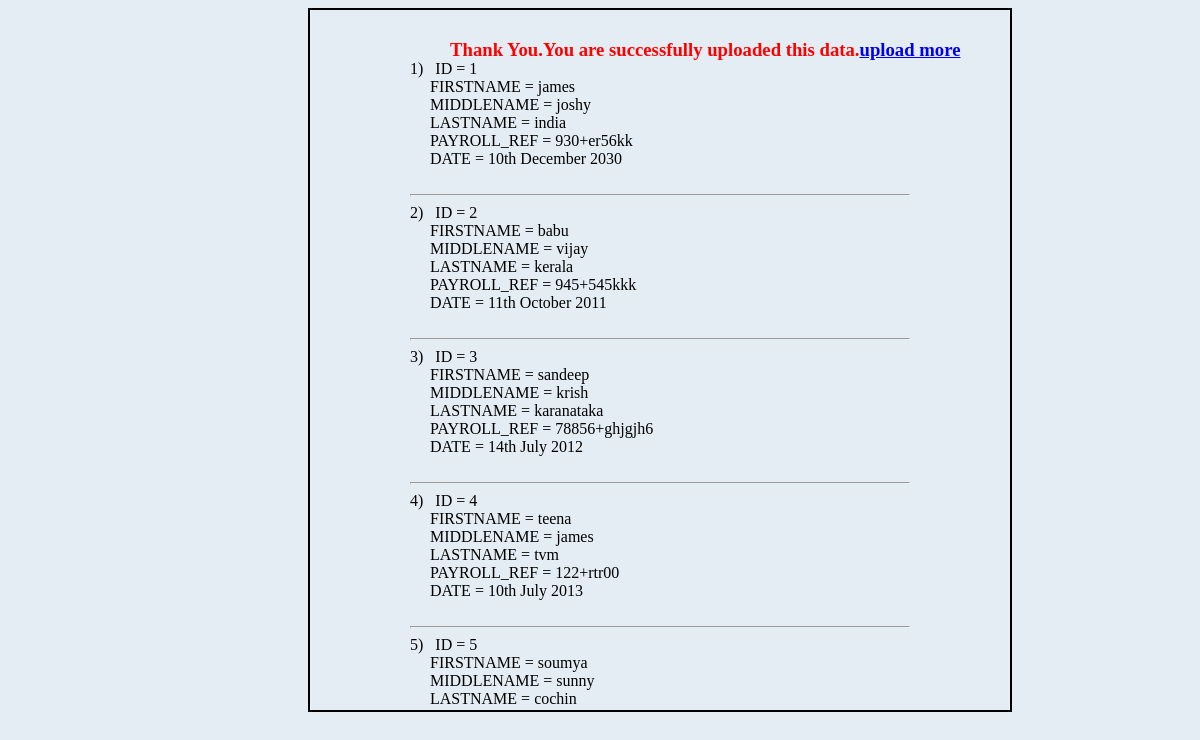
The page /view.php on the database its author committed.
### tables this page shows
CREATE TABLE UPLOADS
      (ID INT PRIMARY KEY     NOT NULL,
      FIRST_NAME           TEXT    NOT NULL,
      MIDDLE_NAME           TEXT    NOT NULL,
      LAST_NAME           TEXT    NOT NULL, 
        PAYROLL_REF           TEXT    NOT NULL, 
      DATE            INT     NOT NULL
      
      );

### view.php (the view, shortened to what this page needs)
<?php
 echo"<link rel='stylesheet' type='text/css' href='style.css'/>";
 echo "<div id='view'>";
$db=new SQLite3('testing.db');
    $sql ="SELECT * from uploads";
         $ret = $db->query($sql);
            if(!$ret){
                 echo $db->lastErrorMsg();
                    }
                  else {
                      $i=0;
                    while($row = $ret->fetchArray(SQLITE3_ASSOC) ){
                    $i++;
                    echo "$i)&nbsp&nbsp&nbsp"."ID = ". $row['ID'] . "<br>";
                    echo "&nbsp&nbsp&nbsp&nbsp&nbsp".
                         "FIRSTNAME = ". $row['FIRST_NAME'] ."<br>";
                    echo "&nbsp&nbsp&nbsp&nbsp&nbsp".
                          "MIDDLENAME = ". $row['MIDDLE_NAME'] ."<br>";
                    echo "&nbsp&nbsp&nbsp&nbsp&nbsp".
                            "LASTNAME = ". $row['LAST_NAME'] ."<br>";
                    echo "&nbsp&nbsp&nbsp&nbsp&nbsp".
                            "PAYROLL_REF = ". $row['PAYROLL_REF'] ."<br>";
                    echo "&nbsp&nbsp&nbsp&nbsp&nbsp".
                            "DATE =  ". gmdate('jS F Y',$row['DATE']) .
                            "<br>"."<br>"."<hr>";
                              }
             }
                 echo "<h3>Thank You.You are successfully uploaded this data.".
                         "<a href='index.php'>upload more</a></h3>\n";
   echo"</div>";
?>

### style.css (style rules this page uses)
h3 { color: red; }
#view { border: 2px solid black; margin-left:300px; padding: 50px 100px 150px 100px; width: 500px; height: 500px; overflow: scroll; }
#view h3 { position:fixed; top:20px; left:450px; }

### rows shown on the page
uploads: ID "1", FIRST_NAME "james", MIDDLE_NAME "joshy", LAST_NAME "india", PAYROLL_REF "930+er56kk", DATE "10th December 2030"
uploads: ID "2", FIRST_NAME "babu", MIDDLE_NAME "vijay", LAST_NAME "kerala", PAYROLL_REF "945+545kkk", DATE "11th October 2011"
uploads: ID "3", FIRST_NAME "sandeep", MIDDLE_NAME "krish", LAST_NAME "karanataka", PAYROLL_REF "78856+ghjgjh6", DATE "14th July 2012"
uploads: ID "4", FIRST_NAME "teena", MIDDLE_NAME "james", LAST_NAME "tvm", PAYROLL_REF "122+rtr00", DATE "10th July 2013"
uploads: ID "5", FIRST_NAME "soumya", MIDDLE_NAME "sunny", LAST_NAME "cochin"
